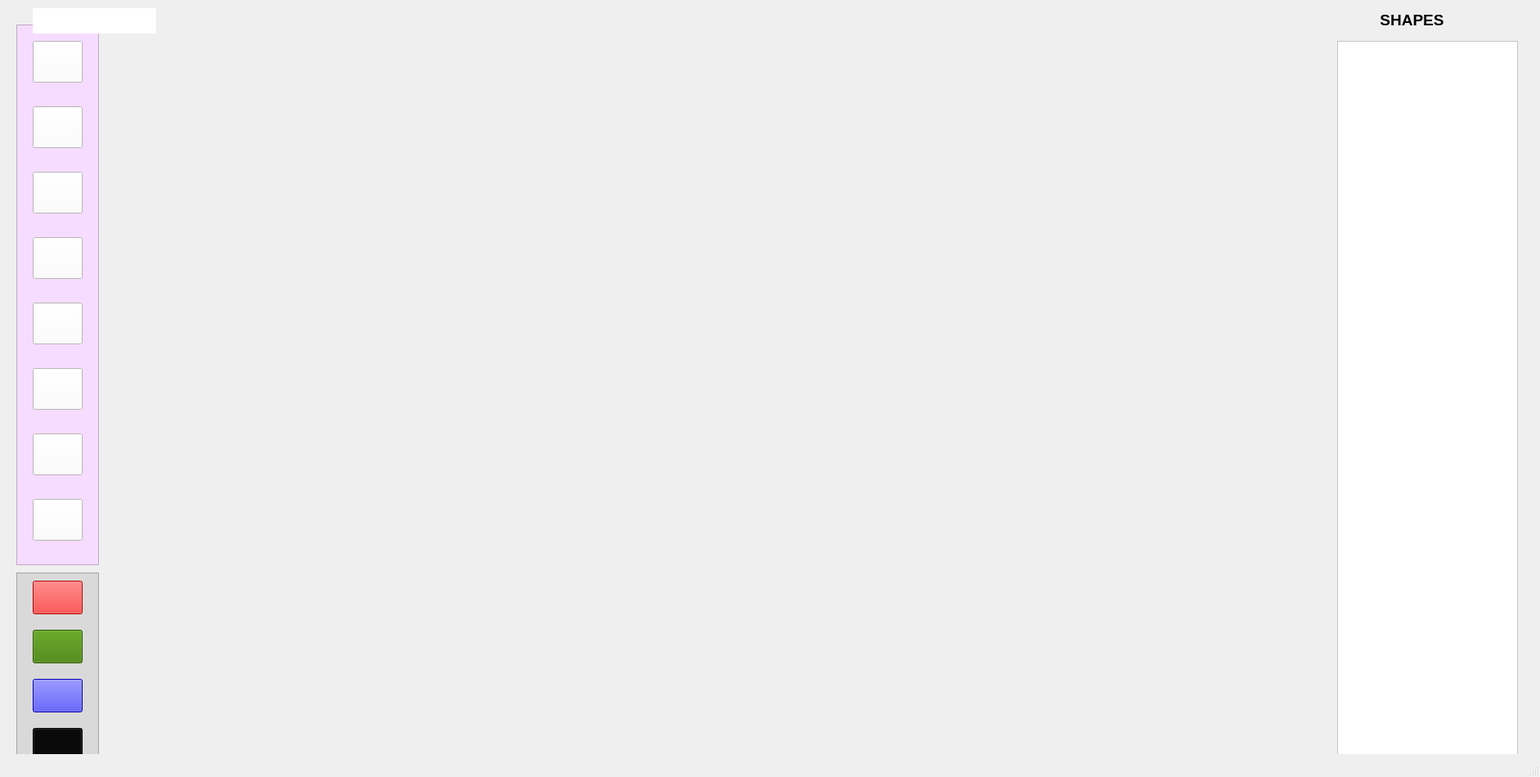
<?xml version="1.0" encoding="UTF-8"?>
<ui version="4.0">
 <class>MainWindow</class>
 <widget class="QMainWindow" name="MainWindow">
  <property name="geometry">
   <rect>
    <x>0</x>
    <y>0</y>
    <width>1883</width>
    <height>950</height>
   </rect>
  </property>
  <property name="font">
   <font>
    <pointsize>14</pointsize>
    <weight>75</weight>
    <bold>true</bold>
   </font>
  </property>
  <property name="windowTitle">
   <string>MainWindow</string>
  </property>
  <property name="styleSheet">
   <string notr="true"/>
  </property>
  <widget class="QWidget" name="centralwidget">
   <widget class="QListWidget" name="shapeList">
    <property name="geometry">
     <rect>
      <x>1635</x>
      <y>50</y>
      <width>221</width>
      <height>891</height>
     </rect>
    </property>
    <property name="font">
     <font>
      <pointsize>12</pointsize>
     </font>
    </property>
    <property name="styleSheet">
     <string notr="true">gridline-color: rgb(170, 170, 0);
selection-background-color: rgb(85, 170, 255);
border-color: rgb(170, 85, 0);
color: rgb(53, 0, 0);
background-color: rgb(255, 255, 255);

</string>
    </property>
   </widget>
   <widget class="QFrame" name="toolFrame">
    <property name="geometry">
     <rect>
      <x>20</x>
      <y>30</y>
      <width>101</width>
      <height>661</height>
     </rect>
    </property>
    <property name="styleSheet">
     <string notr="true">background-color: rgb(246, 220, 255);
border-top-color: rgb(85, 85, 0);
gridline-color: rgb(40, 0, 0);
border-color: rgb(27, 0, 0);</string>
    </property>
    <property name="frameShape">
     <enum>QFrame::StyledPanel</enum>
    </property>
    <property name="frameShadow">
     <enum>QFrame::Raised</enum>
    </property>
    <widget class="QPushButton" name="lineButton">
     <property name="geometry">
      <rect>
       <x>20</x>
       <y>20</y>
       <width>61</width>
       <height>51</height>
      </rect>
     </property>
     <property name="font">
      <font>
       <pointsize>12</pointsize>
      </font>
     </property>
     <property name="toolTip">
      <string>&lt;html&gt;&lt;head/&gt;&lt;body&gt;&lt;p&gt;&lt;span style=&quot; font-weight:600;&quot;&gt;LINE&lt;/span&gt;&lt;/p&gt;&lt;/body&gt;&lt;/html&gt;</string>
     </property>
     <property name="styleSheet">
      <string notr="true">background-color: rgb(255, 255, 255);</string>
     </property>
     <property name="text">
      <string/>
     </property>
    </widget>
    <widget class="QPushButton" name="rectangleButton">
     <property name="geometry">
      <rect>
       <x>20</x>
       <y>100</y>
       <width>61</width>
       <height>51</height>
      </rect>
     </property>
     <property name="font">
      <font>
       <pointsize>12</pointsize>
      </font>
     </property>
     <property name="toolTip">
      <string>&lt;html&gt;&lt;head/&gt;&lt;body&gt;&lt;p&gt;&lt;span style=&quot; font-size:10pt; font-weight:600;&quot;&gt;RECTANGLE&lt;/span&gt;&lt;/p&gt;&lt;/body&gt;&lt;/html&gt;</string>
     </property>
     <property name="styleSheet">
      <string notr="true">background-color: rgb(255, 255, 255);</string>
     </property>
     <property name="text">
      <string/>
     </property>
    </widget>
    <widget class="QPushButton" name="circleButton">
     <property name="geometry">
      <rect>
       <x>20</x>
       <y>180</y>
       <width>61</width>
       <height>51</height>
      </rect>
     </property>
     <property name="font">
      <font>
       <pointsize>12</pointsize>
      </font>
     </property>
     <property name="toolTip">
      <string>&lt;html&gt;&lt;head/&gt;&lt;body&gt;&lt;p&gt;&lt;span style=&quot; font-size:10pt; font-weight:600;&quot;&gt;CIRCLE&lt;/span&gt;&lt;/p&gt;&lt;/body&gt;&lt;/html&gt;</string>
     </property>
     <property name="styleSheet">
      <string notr="true">background-color: rgb(255, 255, 255);</string>
     </property>
     <property name="text">
      <string/>
     </property>
    </widget>
    <widget class="QPushButton" name="clearButton">
     <property name="geometry">
      <rect>
       <x>20</x>
       <y>260</y>
       <width>61</width>
       <height>51</height>
      </rect>
     </property>
     <property name="toolTip">
      <string>&lt;html&gt;&lt;head/&gt;&lt;body&gt;&lt;p&gt;&lt;span style=&quot; font-size:12pt; font-weight:600;&quot;&gt;CLEAR&lt;/span&gt;&lt;/p&gt;&lt;/body&gt;&lt;/html&gt;</string>
     </property>
     <property name="styleSheet">
      <string notr="true">background-color: rgb(255, 255, 255);</string>
     </property>
     <property name="text">
      <string/>
     </property>
    </widget>
    <widget class="QPushButton" name="groupButton">
     <property name="geometry">
      <rect>
       <x>20</x>
       <y>340</y>
       <width>61</width>
       <height>51</height>
      </rect>
     </property>
     <property name="toolTip">
      <string>&lt;html&gt;&lt;head/&gt;&lt;body&gt;&lt;p&gt;&lt;span style=&quot; font-size:12pt; font-weight:600;&quot;&gt;GROUP&lt;/span&gt;&lt;/p&gt;&lt;/body&gt;&lt;/html&gt;</string>
     </property>
     <property name="styleSheet">
      <string notr="true">background-color: rgb(255, 255, 255);</string>
     </property>
     <property name="text">
      <string/>
     </property>
    </widget>
    <widget class="QPushButton" name="ungroupButton">
     <property name="geometry">
      <rect>
       <x>20</x>
       <y>420</y>
       <width>61</width>
       <height>51</height>
      </rect>
     </property>
     <property name="toolTip">
      <string>&lt;html&gt;&lt;head/&gt;&lt;body&gt;&lt;p&gt;&lt;span style=&quot; font-size:12pt; font-weight:600;&quot;&gt;UNGROUP&lt;/span&gt;&lt;/p&gt;&lt;/body&gt;&lt;/html&gt;</string>
     </property>
     <property name="styleSheet">
      <string notr="true">background-color: rgb(255, 255, 255);</string>
     </property>
     <property name="text">
      <string/>
     </property>
    </widget>
    <widget class="QPushButton" name="saveButton">
     <property name="geometry">
      <rect>
       <x>20</x>
       <y>500</y>
       <width>61</width>
       <height>51</height>
      </rect>
     </property>
     <property name="toolTip">
      <string>&lt;html&gt;&lt;head/&gt;&lt;body&gt;&lt;p&gt;&lt;span style=&quot; font-size:12pt; font-weight:600;&quot;&gt;SAVE&lt;/span&gt;&lt;/p&gt;&lt;/body&gt;&lt;/html&gt;</string>
     </property>
     <property name="styleSheet">
      <string notr="true">background-color: rgb(255, 255, 255);</string>
     </property>
     <property name="text">
      <string/>
     </property>
    </widget>
    <widget class="QPushButton" name="openButton">
     <property name="geometry">
      <rect>
       <x>20</x>
       <y>580</y>
       <width>61</width>
       <height>51</height>
      </rect>
     </property>
     <property name="toolTip">
      <string>&lt;html&gt;&lt;head/&gt;&lt;body&gt;&lt;p&gt;&lt;span style=&quot; font-size:12pt; font-weight:600;&quot;&gt;OPEN&lt;/span&gt;&lt;/p&gt;&lt;/body&gt;&lt;/html&gt;</string>
     </property>
     <property name="styleSheet">
      <string notr="true">background-color: rgb(255, 255, 255);</string>
     </property>
     <property name="text">
      <string/>
     </property>
    </widget>
   </widget>
   <widget class="QFrame" name="colorFrame">
    <property name="geometry">
     <rect>
      <x>20</x>
      <y>700</y>
      <width>101</width>
      <height>241</height>
     </rect>
    </property>
    <property name="styleSheet">
     <string notr="true">background-color: rgb(217, 217, 217);
</string>
    </property>
    <property name="frameShape">
     <enum>QFrame::StyledPanel</enum>
    </property>
    <property name="frameShadow">
     <enum>QFrame::Raised</enum>
    </property>
    <widget class="QPushButton" name="redColorButton">
     <property name="geometry">
      <rect>
       <x>20</x>
       <y>10</y>
       <width>61</width>
       <height>41</height>
      </rect>
     </property>
     <property name="styleSheet">
      <string notr="true">
background-color: rgb(255, 0, 0);</string>
     </property>
     <property name="text">
      <string/>
     </property>
    </widget>
    <widget class="QPushButton" name="greenColorButton">
     <property name="geometry">
      <rect>
       <x>20</x>
       <y>70</y>
       <width>61</width>
       <height>41</height>
      </rect>
     </property>
     <property name="styleSheet">
      <string notr="true">background-color: rgb(62, 124, 0);</string>
     </property>
     <property name="text">
      <string/>
     </property>
    </widget>
    <widget class="QPushButton" name="blueColorButton">
     <property name="geometry">
      <rect>
       <x>20</x>
       <y>130</y>
       <width>61</width>
       <height>41</height>
      </rect>
     </property>
     <property name="styleSheet">
      <string notr="true">background-color: rgb(0, 0, 255);</string>
     </property>
     <property name="text">
      <string/>
     </property>
    </widget>
    <widget class="QPushButton" name="blackColorButton">
     <property name="geometry">
      <rect>
       <x>20</x>
       <y>190</y>
       <width>61</width>
       <height>41</height>
      </rect>
     </property>
     <property name="styleSheet">
      <string notr="true">background-color: rgb(7, 7, 7);</string>
     </property>
     <property name="text">
      <string/>
     </property>
    </widget>
   </widget>
   <widget class="QLabel" name="label">
    <property name="geometry">
     <rect>
      <x>1640</x>
      <y>9</y>
      <width>201</width>
      <height>31</height>
     </rect>
    </property>
    <property name="font">
     <font>
      <pointsize>14</pointsize>
      <weight>75</weight>
      <bold>true</bold>
     </font>
    </property>
    <property name="text">
     <string>         SHAPES</string>
    </property>
   </widget>
   <widget class="QLabel" name="testLabel">
    <property name="geometry">
     <rect>
      <x>40</x>
      <y>10</y>
      <width>151</width>
      <height>31</height>
     </rect>
    </property>
    <property name="styleSheet">
     <string notr="true">background-color: rgb(255, 255, 255);</string>
    </property>
    <property name="text">
     <string/>
    </property>
   </widget>
  </widget>
  <widget class="QStatusBar" name="statusbar"/>
 </widget>
 <resources/>
 <connections/>
</ui>
